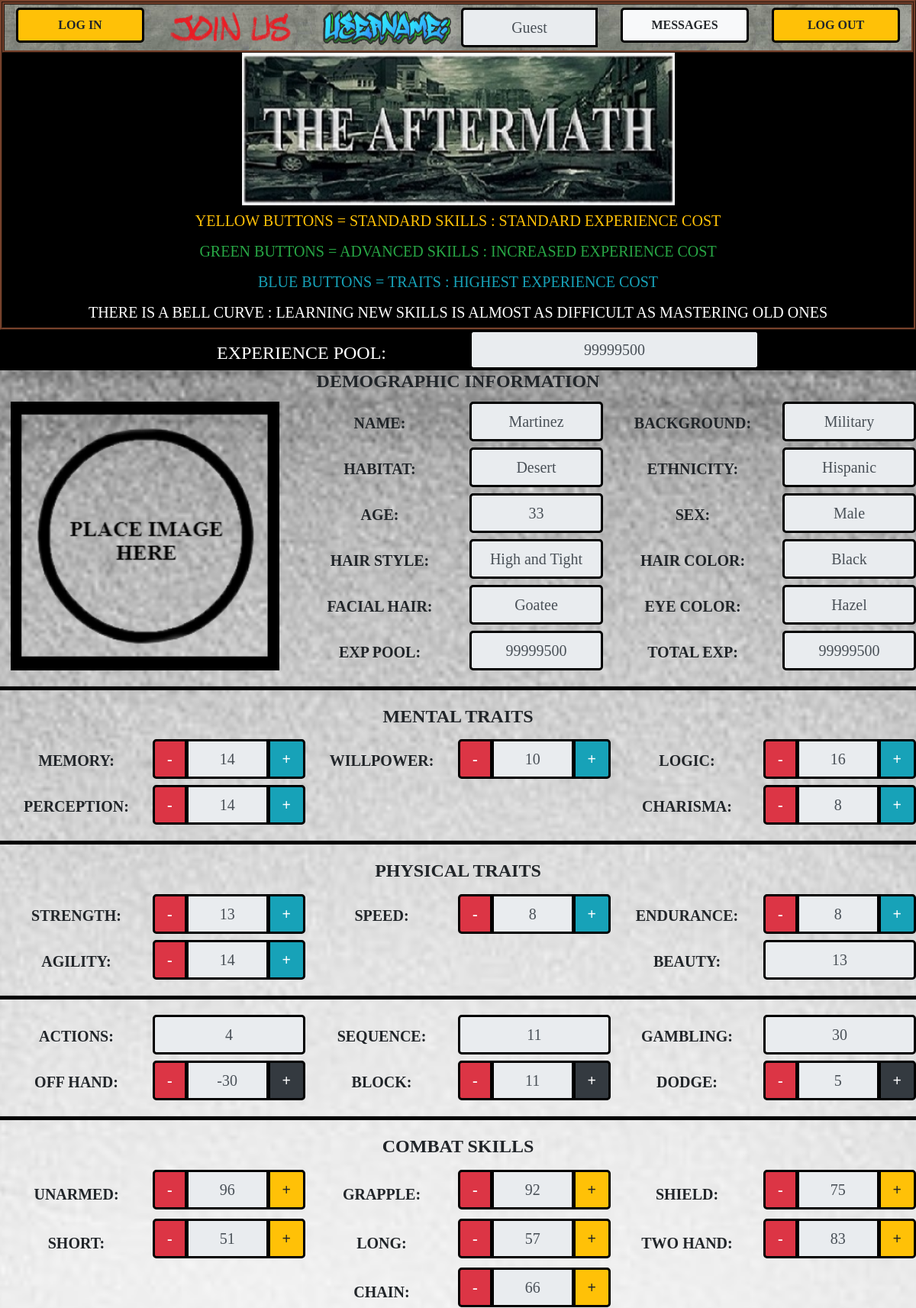
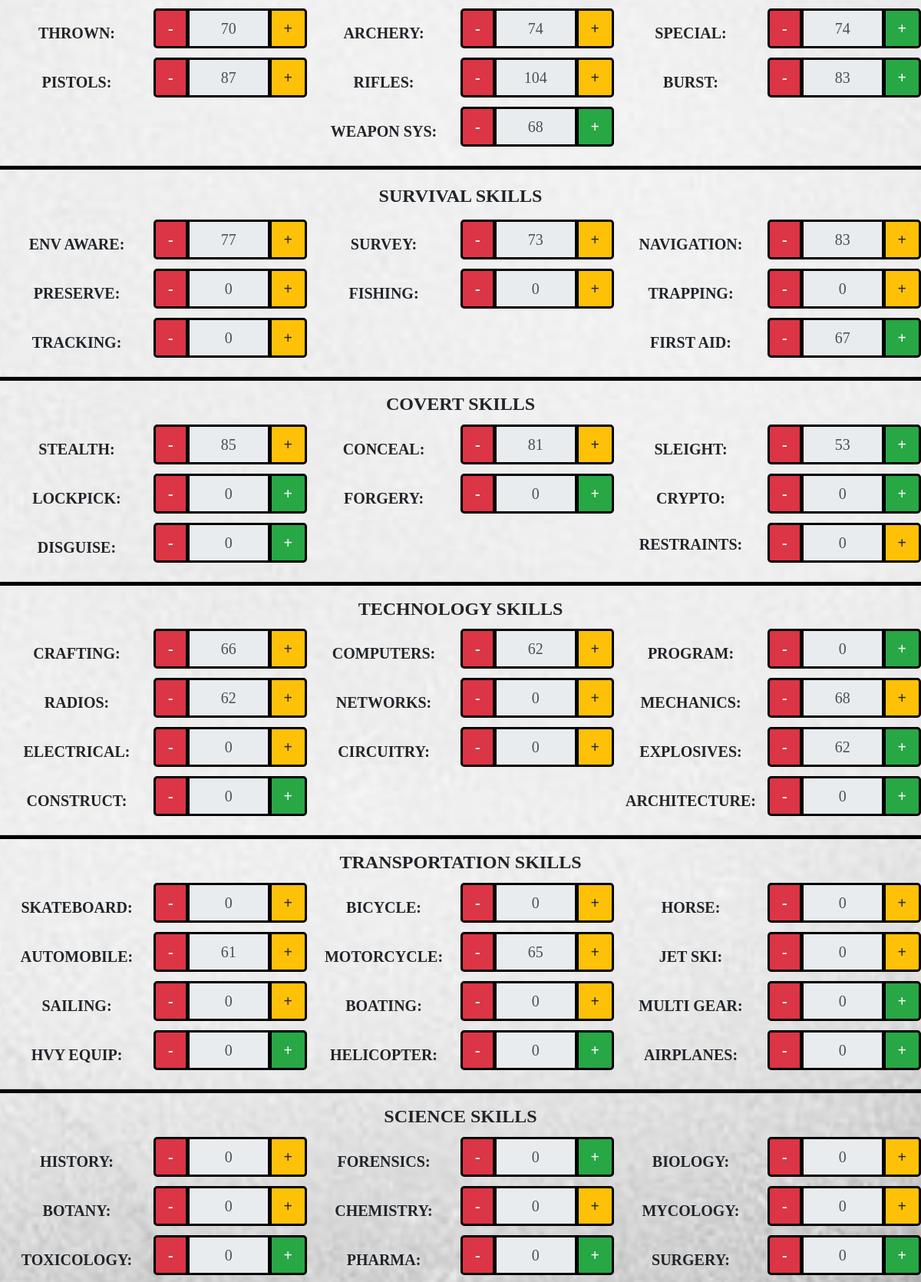
Screenshot of /characterManagement.php?Martinez (signed in, upper part) with the database file from the repository (2 pictures, top to bottom).
### tables this page shows
CREATE TABLE `characters` (
  `ID` int(11) NOT NULL,
  `UserID` int(11) NOT NULL,
  `CharacterName` varchar(30) NOT NULL,
  `Picture` varchar(60) DEFAULT NULL,
  `Deceased` tinyint(1) NOT NULL,
  `ActiveGame` int(11) NOT NULL,
  `Background` varchar(30) NOT NULL,
  `Habitat` varchar(30) NOT NULL,
  `Age` tinyint(4) NOT NULL,
  `Sex` varchar(6) NOT NULL,
  `Ethnicity` varchar(20) NOT NULL,
  `HairColor` varchar(30) NOT NULL,
  `HairStyle` varchar(30) NOT NULL,
  `FacialHair` varchar(30) DEFAULT NULL,
  `EyeColor` varchar(20) NOT NULL,
  `SecondLanguage` varchar(20) DEFAULT NULL,
  `ThirdLanguage` varchar(20) DEFAULT NULL,
  `FourthLanguage` varchar(20) DEFAULT NULL,
  `FifthLanguage` varchar(20) DEFAULT NULL,
  `TotalExp` int(11) NOT NULL,
  `RemainingExp` int(11) NOT NULL
);

CREATE TABLE `char_traits` (
  `ID` int(11) NOT NULL,
  `CharacterID` int(11) NOT NULL,
  `Memory` tinyint(4) NOT NULL,
  `Logic` tinyint(4) NOT NULL,
  `Perception` tinyint(4) NOT NULL,
  `Willpower` tinyint(4) NOT NULL,
  `Charisma` tinyint(4) NOT NULL,
  `Strength` tinyint(4) NOT NULL,
  `Endurance` tinyint(4) NOT NULL,
  `Agility` tinyint(4) NOT NULL,
  `Speed` tinyint(4) NOT NULL,
  `Beauty` tinyint(4) NOT NULL,
  `Sequence` tinyint(4) NOT NULL,
  `Actions` tinyint(4) NOT NULL
);

### characterManagement.php (the view, shortened to what the rows shown need)
<?php
  include("inc/config.php");
  $url = "http://".$_SERVER['HTTP_HOST'].$_SERVER['REQUEST_URI'];
  $userID = $_SESSION['ID'];
  $character = parse_url($url, PHP_URL_QUERY);
  $characterName = rawurldecode($character);
  $characterSQL =
    "SELECT ID, Picture, Background, Habitat, Age, Sex, Ethnicity, HairColor, HairStyle, FacialHair, EyeColor, SecondLanguage, ThirdLanguage,
      FourthLanguage, FifthLanguage, TotalExp, RemainingExp
    FROM characters
    WHERE UserID = '$userID' AND CharacterName = '$characterName' ";
  $result1 = mysqli_query($conn, $characterSQL);
  $charInfo = mysqli_fetch_assoc($result1);
  $characterID = $charInfo['ID'];
  $traitSQL =
    "SELECT Memory, Logic, Perception, Willpower, Charisma, Strength, Endurance, Agility, Speed, Beauty, Sequence, Actions
    FROM char_traits
    WHERE CharacterID = '$characterID' ";
  $result2 = mysqli_query($conn, $traitSQL);
  $charTraits = mysqli_fetch_assoc($result2);
?>
<!doctype html>
<html lang='en' dir='ltr'>
  <head>
    <link rel="stylesheet" type="text/css" href="css/bootstrap.min.css" />
    <link rel="stylesheet" type="text/css" href="css/styles.css" />
  </head>
  <body>
      <form id="characterManagement" class='characterSheet' method="post" action="inc/updateCharacter.php">
        <div class='sticky-top'>
          <div class='row black'>
            <div class='col-12 col-sm-6 col-md-4'>
              <div class="input-group input-group-lg">
                <input type="text" id="experiencePool" class="form-control border text-center experience"
                  value="<?php echo $charInfo['RemainingExp']; ?>" readonly />
              </div>
            </div>
          </div>
        </div>
        <div class='row'>
          <div class='col-lg-8'>
            <div class='row'>
              <div class='col-12 col-sm-6 col-md-3 py-1'>
                <div class="input-group input-group-lg">
                  <input type="text" id="background" name="background" class="form-control border text-center px-0" value="<?php echo $charInfo['Background']; ?>" readonly />
                </div>
              </div>
              <div class='col-12 col-sm-6 col-md-3 py-1'>
                <div class="input-group input-group-lg">
                  <input type="text" id="habitat" name="habitat" class="form-control border text-center px-0" value="<?php echo $charInfo['Habitat']; ?>" readonly />
                </div>
              </div>
              <div class='col-12 col-sm-6 col-md-3 py-1'>
                <div class="input-group input-group-lg">
                  <input type="text" id="ethnicity" name="ethnicity" class="form-control border text-center px-0" value="<?php echo $charInfo['Ethnicity']; ?>" readonly />
                </div>
              </div>
              <div class='col-12 col-sm-6 col-md-3 py-1'>
                <div class="input-group input-group-lg">
                  <input type="text" id="age" name="age" class="form-control border text-center px-0" value="<?php echo $charInfo['Age']; ?>" readonly />
                </div>
              </div>
              <div class='col-12 col-sm-6 col-md-3 py-1'>
                <div class="input-group input-group-lg">
                  <input type="text" id="sex" name="sex" class="form-control border text-center px-0" value="<?php echo $charInfo['Sex']; ?>" readonly />
                </div>
              </div>
              <div class='col-12 col-sm-6 col-md-3 py-1'>
                <div class="input-group input-group-lg">
                  <input type="text" id="hairStyle" name="hairStyle" class="form-control border text-center px-0" value="<?php echo $charInfo['HairStyle']; ?>" readonly />
                </div>
              </div>
              <div class='col-12 col-sm-6 col-md-3 py-1'>
                <div class="input-group input-group-lg">
                  <input type="text" id="hairColor" name="hairColor" class="form-control border text-center px-0" value="<?php echo $charInfo['HairColor']; ?>" readonly />
                </div>
              </div>
              <div class='col-12 col-sm-6 col-md-3 py-1'>
                <div class="input-group input-group-lg">
                  <input type="text" id="facialHair" name="facialHair" class="form-control border text-center px-0" value="<?php echo $charInfo['FacialHair']; ?>" readonly/>
                </div>
              </div>
              <div class='col-12 col-sm-6 col-md-3 py-1'>
                <div class="input-group input-group-lg">
                  <input type="text" id="eyeColor" name="eyeColor" class="form-control border text-center px-0" value="<?php echo $charInfo['EyeColor']; ?>" readonly />
                </div>
              </div>
              <div class='col-12 col-sm-6 col-md-3 py-1'>
                <div class="input-group input-group-lg">
                  <input type="text" id="expPool" name="expPool" class="form-control border text-center experience px-0" value="<?php echo $charInfo['RemainingExp']; ?>" readonly />
                </div>
              </div>
              <div class='col-12 col-sm-6 col-md-3 py-1'>
                <div class="input-group input-group-lg">
                  <input type="text" id="totalExp" name="totalExp" class="form-control border text-center px-0" value="<?php echo $charInfo['TotalExp']; ?>" readonly />
                </div>
              </div>
            </div>
          </div>
        </div>
        <div class='row no-gutters'>
          <div class='col-6 col-sm-3 col-md-2 py-1'>
            <div class="input-group input-group-lg">
              <div class="input-group-prepend">
                <button class="btn btn-danger border decTrait" data-target='memory' type="button"> - </button>
              </div>
              <input type="text" id="memory" name='memory' class="form-control border text-center px-0" value="<?php echo $charTraits['Memory']; ?>" readonly />
              <div class="input-group-append">
                <button class="btn btn-info border incTrait" data-target='memory' type="button"> + </button>
              </div>
            </div>
          </div>
          <div class='col-6 col-sm-3 col-md-2 py-1'>
            <div class="input-group input-group-lg">
              <div class="input-group-prepend">
                <button class="btn btn-danger border decTrait" data-target='willpower' type="button"> - </button>
              </div>
              <input type="text" id="willpower" name='willpower' class="form-control border text-center px-0" value="<?php echo $charTraits['Willpower']; ?>" readonly />
              <div class="input-group-append">
                <button class="btn btn-info border incTrait" data-target='willpower' type="button"> + </button>
              </div>
            </div>
          </div>
          <div class='col-6 col-sm-3 col-md-2 py-1'>
            <div class="input-group input-group-lg">
              <div class="input-group-prepend">
                <button class="btn btn-danger border decTrait" data-target='logic' type="button"> - </button>
              </div>
              <input type="text" id="logic" name='logic' class="form-control border text-center px-0" value="<?php echo $charTraits['Logic']; ?>" readonly />
              <div class="input-group-append">
                <button class="btn btn-info border incTrait" data-target='logic' type="button"> + </button>
              </div>
            </div>
          </div>
          <div class='col-6 col-sm-3 col-md-2 py-1'>
            <div class="input-group input-group-lg">
              <div class="input-group-prepend">
                <button class="btn btn-danger border decTrait" data-target='perception' type="button"> - </button>
              </div>
              <input type="text" id="perception" name='perception' class="form-control border text-center px-0" value="<?php echo $charTraits['Perception']; ?>" readonly />
              <div class="input-group-append">
                <button class="btn btn-info border incTrait" data-target='perception' type="button"> + </button>
              </div>
            </div>
          </div>
          <div class='col-6 col-sm-3 col-md-2 py-1'>
            <div class="input-group input-group-lg">
              <div class="input-group-prepend">
                <button class="btn btn-danger border decTrait" data-target='charisma' type="button"> - </button>
              </div>
              <input type="text" id="charisma" name='charisma' class="form-control border text-center px-0" value="<?php echo $charTraits['Charisma']; ?>" readonly />
              <div class="input-group-append">
                <button class="btn btn-info border incTrait" data-target='charisma' type="button"> + </button>
              </div>
            </div>
          </div>
        </div>
        <div class='row no-gutters'>
          <div class='col-6 col-sm-3 col-md-2 py-1'>
            <div class="input-group input-group-lg">
              <div class="input-group-prepend">
                <button class="btn btn-danger border decTrait" data-target='strength' type="button"> - </button>
              </div>
              <input type="text" id="strength" name='strength' class="form-control border text-center px-0" value="<?php echo $charTraits['Strength']; ?>" readonly />
              <div class="input-group-append">
                <button class="btn btn-info border incTrait" data-target='strength' type="button"> + </button>
              </div>
            </div>
          </div>
          <div class='col-6 col-sm-3 col-md-2 py-1'>
            <div class="input-group input-group-lg">
              <div class="input-group-prepend">
                <button class="btn btn-danger border decTrait" data-target='speed' type="button"> - </button>
              </div>
              <input type="text" id="speed" name='speed' class="form-control border text-center px-0" value="<?php echo $charTraits['Speed']; ?>" readonly />
              <div class="input-group-append">
                <button class="btn btn-info border incTrait" data-target='speed' type="button"> + </button>
              </div>
            </div>
          </div>
          <div class='col-6 col-sm-3 col-md-2 py-1'>
            <div class="input-group input-group-lg">
              <div class="input-group-prepend">
                <button class="btn btn-danger border decTrait" data-target='endurance' type="button"> - </button>
              </div>
              <input type="text" id="endurance" name='endurance' class="form-control border text-center px-0" value="<?php echo $charTraits['Endurance']; ?>" readonly />
              <div class="input-group-append">
                <button class="btn btn-info border incTrait" data-target='endurance' type="button"> + </button>
              </div>
            </div>
          </div>
          <div class='col-6 col-sm-3 col-md-2 py-1'>
            <div class="input-group input-group-lg">
              <div class="input-group-prepend">
                <button class="btn btn-danger border decTrait" data-target='agility' type="button"> - </button>
              </div>
              <input type="text" id="agility" name='agility' class="form-control border text-center px-0" value="<?php echo $charTraits['Agility']; ?>" readonly />
              <div class="input-group-append">
                <button class="btn btn-info border incTrait" data-target='agility' type="button"> + </button>
              </div>
            </div>
          </div>
          <div class='col-6 col-sm-3 col-md-2 py-1'>
            <div class="input-group input-group-lg">
              <input type="text" id="beauty" name='beauty' class="form-control border text-center" value="<?php echo $charTraits['Beauty']; ?>" readonly />
            </div>
          </div>
        </div>
        <div class='row no-gutters'>
          <div class='col-6 col-sm-3 col-lg-2 py-1'>
            <div class="input-group input-group-lg">
              <input type="text" id="actions" name='actions' class="form-control border text-center px-0" value="<?php echo $charTraits['Actions']; ?>" readonly />
            </div>
          </div>
          <div class='col-6 col-sm-3 col-lg-2 py-1'>
            <div class="input-group input-group-lg">
              <input type="text" id="sequence" name='sequence' class="form-control border text-center px-0" value="<?php echo $charTraits['Sequence']; ?>" readonly />
            </div>
          </div>
        </div>
      </form>
  </body>
</html>

### rows the page displays
characters: RemainingExp "99999500", background "Military", habitat "Desert", ethnicity "Hispanic", age "33", sex "Male", hairStyle "High and Tight", hairColor "Black", facialHair "Goatee", eyeColor "Hazel", expPool "99999500", totalExp "99999500"
char_traits: memory "14", willpower "10", logic "16", perception "14", charisma "8", strength "13", speed "8", endurance "8", agility "14", beauty "13", actions "4", sequence "11"
